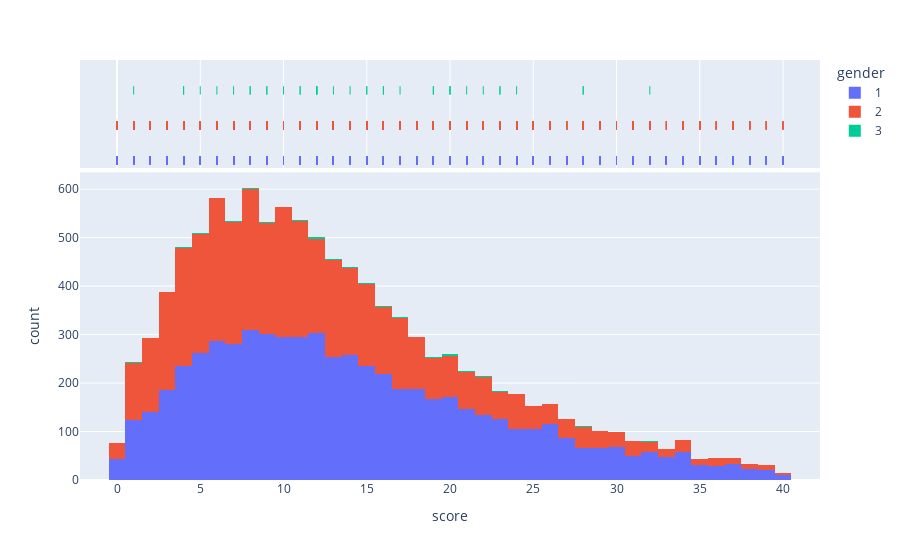

The notebook cell this image was saved under:
### Markdown cell above
## Visualizing the data

### Code cell
px.histogram(data, x="score", color="gender", marginal="rug",)

### Figure 1 — Plotly figure (JSON) as saved in the notebook; plotly's stock layout.template omitted (floating-point values rounded to 4 significant figures; data arrays with more than 128 entries replaced by an {"elided": "..."} marker saying what was removed)
{"data": [{"alignmentgroup": "True", "bingroup": "x", "hovertemplate": "gender=1<br>score=%{x}<br>count=%{y}<extra></extra>", "legendgroup": "1", "marker": {"color": "#636efa", "pattern": {"shape": ""}}, "name": "1", "offsetgroup": "1", "orientation": "v", "showlegend": true, "type": "histogram", "x": {"elided": "6117 int values"}, "xaxis": "x", "yaxis": "y"}, {"alignmentgroup": "True", "boxpoints": "all", "fillcolor": "rgba(255,255,255,0)", "hoveron": "points", "hovertemplate": "gender=1<br>score=%{x}<extra></extra>", "jitter": 0, "legendgroup": "1", "line": {"color": "rgba(255,255,255,0)"}, "marker": {"color": "#636efa", "symbol": "line-ns-open"}, "name": "1", "offsetgroup": "1", "showlegend": false, "type": "box", "x": {"elided": "6117 int values"}, "xaxis": "x2", "yaxis": "y2"}, {"alignmentgroup": "True", "bingroup": "x", "hovertemplate": "gender=2<br>score=%{x}<br>count=%{y}<extra></extra>", "legendgroup": "2", "marker": {"color": "#EF553B", "pattern": {"shape": ""}}, "name": "2", "offsetgroup": "2", "orientation": "v", "showlegend": true, "type": "histogram", "x": {"elided": "4561 int values"}, "xaxis": "x", "yaxis": "y"}, {"alignmentgroup": "True", "boxpoints": "all", "fillcolor": "rgba(255,255,255,0)", "hoveron": "points", "hovertemplate": "gender=2<br>score=%{x}<extra></extra>", "jitter": 0, "legendgroup": "2", "line": {"color": "rgba(255,255,255,0)"}, "marker": {"color": "#EF553B", "symbol": "line-ns-open"}, "name": "2", "offsetgroup": "2", "showlegend": false, "type": "box", "x": {"elided": "4561 int values"}, "xaxis": "x2", "yaxis": "y2"}, {"alignmentgroup": "True", "bingroup": "x", "hovertemplate": "gender=3<br>score=%{x}<br>count=%{y}<extra></extra>", "legendgroup": "3", "marker": {"color": "#00cc96", "pattern": {"shape": ""}}, "name": "3", "offsetgroup": "3", "orientation": "v", "showlegend": true, "type": "histogram", "x": [20, 28, 8, 15, 10, 16, 4, 23, 6, 20, 4, 8, 1, 9, 13, 22, 23, 14, 28, 12, 17, 11, 21, 16, 12, 19, 12, 15, 19, 11, 7, 20, 12, 24, 5, 9, 32], "xaxis": "x", "yaxis": "y"}, {"alignmentgroup": "True", "boxpoints": "all", "fillcolor": "rgba(255,255,255,0)", "hoveron": "points", "hovertemplate": "gender=3<br>score=%{x}<extra></extra>", "jitter": 0, "legendgroup": "3", "line": {"color": "rgba(255,255,255,0)"}, "marker": {"color": "#00cc96", "symbol": "line-ns-open"}, "name": "3", "offsetgroup": "3", "showlegend": false, "type": "box", "x": [20, 28, 8, 15, 10, 16, 4, 23, 6, 20, 4, 8, 1, 9, 13, 22, 23, 14, 28, 12, 17, 11, 21, 16, 12, 19, 12, 15, 19, 11, 7, 20, 12, 24, 5, 9, 32], "xaxis": "x2", "yaxis": "y2"}], "layout": {"barmode": "relative", "legend": {"title": {"text": "gender"}, "tracegroupgap": 0}, "margin": {"t": 60}, "xaxis": {"anchor": "y", "domain": [0, 1], "title": {"text": "score"}}, "xaxis2": {"anchor": "y2", "domain": [0, 1], "matches": "x", "showgrid": true, "showticklabels": false}, "yaxis": {"anchor": "x", "domain": [0, 0.7326], "title": {"text": "count"}}, "yaxis2": {"anchor": "x2", "domain": [0.7426, 1], "matches": "y2", "showgrid": false, "showline": false, "showticklabels": false, "ticks": ""}}}
